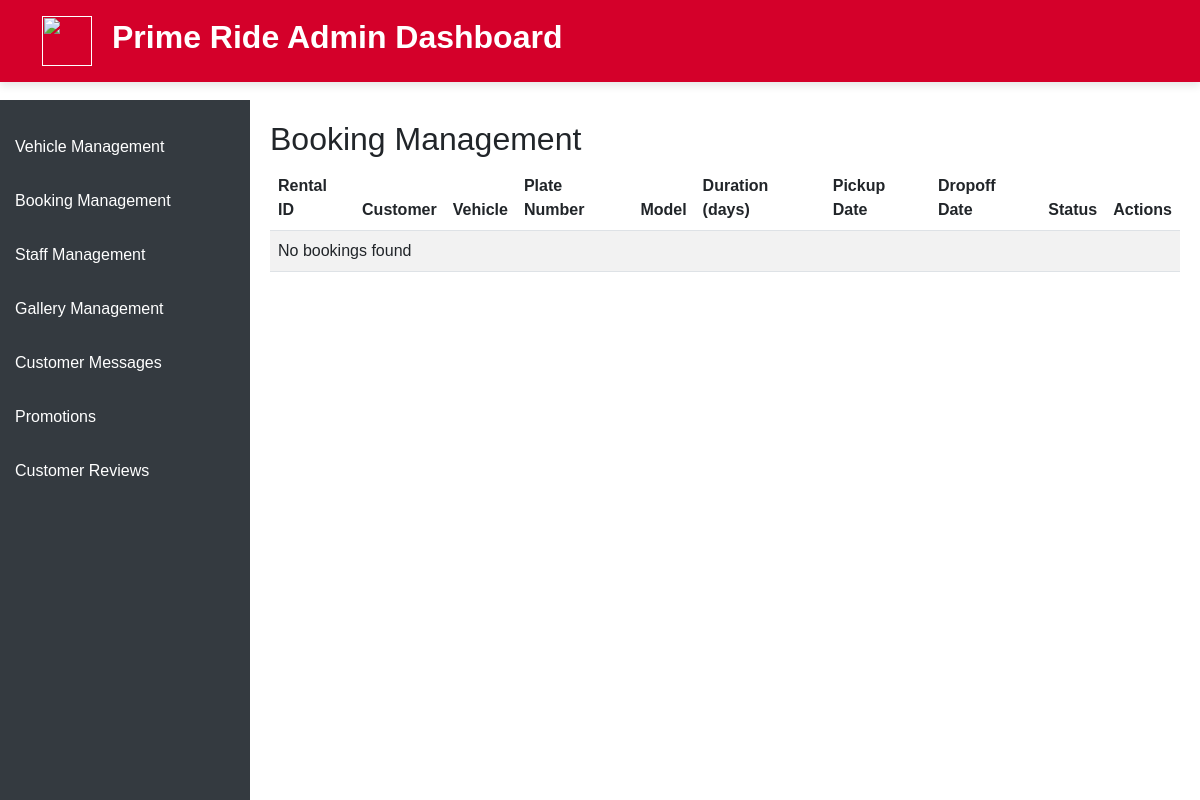
Before: /admin/bookingmanagement.php with the older database file.
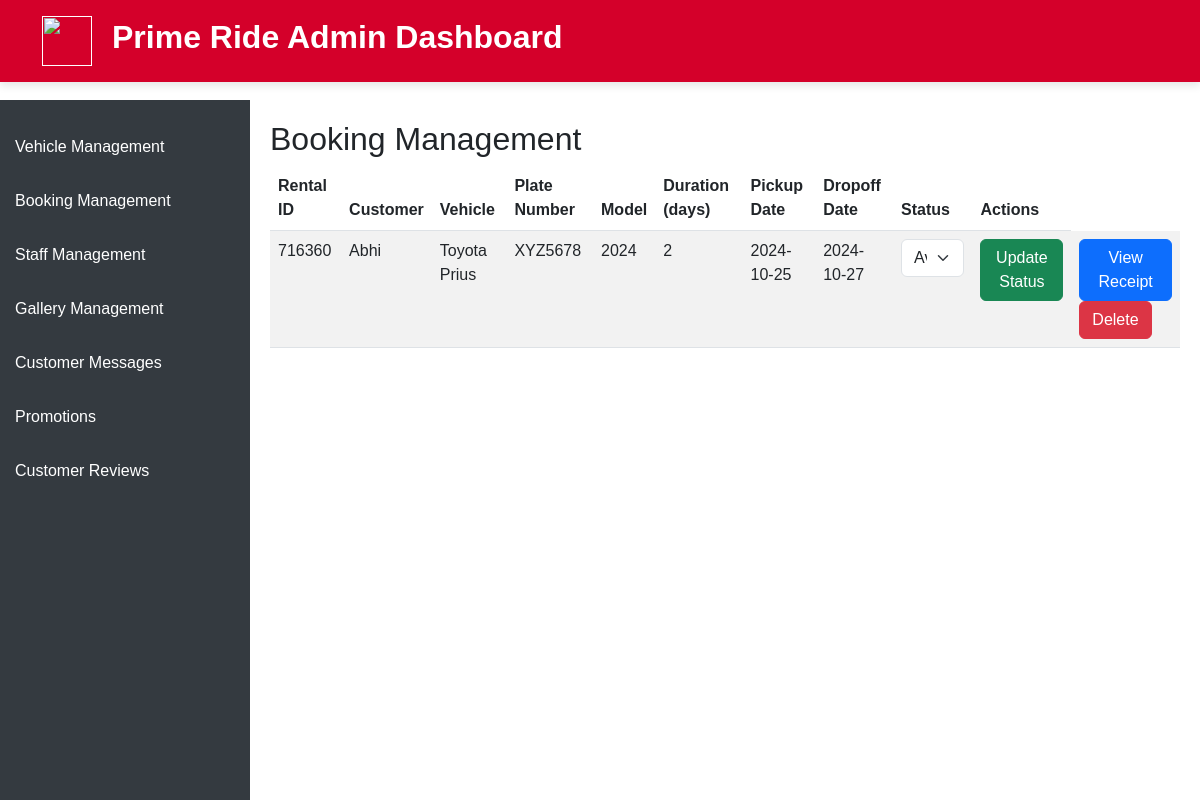
After: the same page with the newer database file.
### tables this page shows
CREATE TABLE `rental` (
  `id` int(11) NOT NULL,
  `rental_id` int(11) NOT NULL,
  `vehicle_name` varchar(255) NOT NULL,
  `plate_number` varchar(50) NOT NULL,
  `model` varchar(255) NOT NULL,
  `total_price` decimal(10,2) NOT NULL,
  `customer_username` varchar(255) NOT NULL,
  `customer_name` varchar(255) NOT NULL,
  `customer_email` varchar(255) NOT NULL,
  `rental_duration` int(11) NOT NULL,
  `pickup_date` date NOT NULL,
  `dropoff_date` date NOT NULL,
  `rental_status` varchar(50) NOT NULL,
  `receipt_url` varchar(255) DEFAULT NULL,
  `created_at` timestamp NOT NULL DEFAULT current_timestamp()
);

### admin/bookingmanagement.php (the view, shortened to what this page needs)
<!DOCTYPE html>
<html lang="en">
<head>
  <link rel="stylesheet" href="../assets/css/style.css">
  <link href="https://cdn.jsdelivr.net/npm/bootstrap@5.3.0-alpha1/dist/css/bootstrap.min.css" rel="stylesheet">
</head>
<body>
  <header class="p-3 text-bg-brown header">
    <div class="container">
        <div class="d-flex flex-wrap align-items-center justify-content-between">
            <div class="d-flex align-items-center">
                <a href="" class="d-flex align-items-center mb-2 mb-lg-0 text-white text-decoration-none">
                    <img src="assets/Photo/main/Ride logo.png" class="navlogo" alt="">
                </a>
                <h1>Prime Ride Admin Dashboard</h1>
            </div>
        </div>
    </div>
</header>
  <div class="sidebar">
    <a href="vehiclemanagement.html">Vehicle Management</a>
    <a href="bookingmanagement.html">Booking Management</a>
    <a href="staffmanagement.html">Staff Management</a>
    <a href="gallerymanagement.html">Gallery Management</a>
    <a href="customermessages.html">Customer Messages</a>
    <a href="promotions.html">Promotions</a>
    <a href="customer-reviews.html">Customer Reviews</a>
  </div>
<?php
include '../assets/php/dbconnection.php';
?>
<div class="content">
    <h2>Booking Management</h2>
    <table class="table table-striped">
      <thead>
        <tr>
          <th>Rental ID</th>
          <th>Customer</th>
          <th>Vehicle</th>
          <th>Plate Number</th>
          <th>Model</th>
          <th>Duration (days)</th>
          <th>Pickup Date</th>
          <th>Dropoff Date</th>
          <th>Status</th>
          <th>Actions</th>
        </tr>
      </thead>
      <tbody>
        <?php
        $sql = "SELECT rental_id, customer_username, vehicle_name, plate_number, model, rental_duration,
                pickup_date, dropoff_date, rental_status, receipt_url FROM rental";
        $result = $conn->query($sql);
        if ($result->num_rows > 0) {
            while($row = $result->fetch_assoc()) {
                $receiptUrl = "../assets/Photo/paymentreciepts/{$row['receipt_url']}";
                echo "<tr>
                        <td>{$row['rental_id']}</td>
                        <td>{$row['customer_username']}</td>
                        <td>{$row['vehicle_name']}</td>
                        <td>{$row['plate_number']}</td>
                        <td>{$row['model']}</td>
                        <td>{$row['rental_duration']}</td>
                        <td>{$row['pickup_date']}</td>
                        <td>{$row['dropoff_date']}</td>
                        <td>
                            <form method='post' action='../assets/php/AdminFunctions/ViewRentals.php'>
                                <input type='hidden' name='rental_id' value='{$row['rental_id']}'>
                                <select class='form-select' name='rental_status'>
                                    <option value='Available' " . ($row['rental_status'] == 'Available' ? 'selected' : '') . ">Available</option>
                                    <option value='Out' " . ($row['rental_status'] == 'Out' ? 'selected' : '') . ">Out</option>
                                    <option value='Payment pending' " . ($row['rental_status'] == 'Payment pending' ? 'selected' : '') . ">Payment pending</option>
                                    <option value='Processing' " . ($row['rental_status'] == 'Processing' ? 'selected' : '') . ">Processing</option>
                                    <option value='In service' " . ($row['rental_status'] == 'In service' ? 'selected' : '') . ">In service</option>
                                    <option value='Approved' " . ($row['rental_status'] == 'Approved' ? 'selected' : '') . ">Approved</option>
                                </select>
                        </td>
                        <td>
                            <button class='btn btn-success' type='submit'>Update Status</button>
                        </td>
                        <td>
                            <button class='btn btn-primary' data-bs-toggle='modal' data-bs-target='#receiptModal' onclick='showReceipt(\"$receiptUrl\")'>View Receipt</button>
                            <form method='post' action='../assets/php/AdminFunctions/DeleteRental.php' style='display:inline;'>
                                <input type='hidden' name='rental_id' value='{$row['rental_id']}'>
                                <button class='btn btn-danger' type='submit' onclick='return confirm(\"Are you sure you want to delete this booking?\");'>Delete</button>
                            </form>
                        </td>
                      </tr>";
            }
        } else {
            echo "<tr><td colspan='10'>No bookings found</td></tr>";
        }
        ?>
      </tbody>
    </table>
</div>
</body>
</html>

Changed rows visible on the page:
added rental: rental "716360", customer_username "Abhi", vehicle_name "Toyota Prius", plate_number "XYZ5678", model "2024", rental_duration "2", pickup_date "2024-10-25", dropoff_date "2024-10-27"
Other visible differences:
text no longer shown: "No bookings found"
